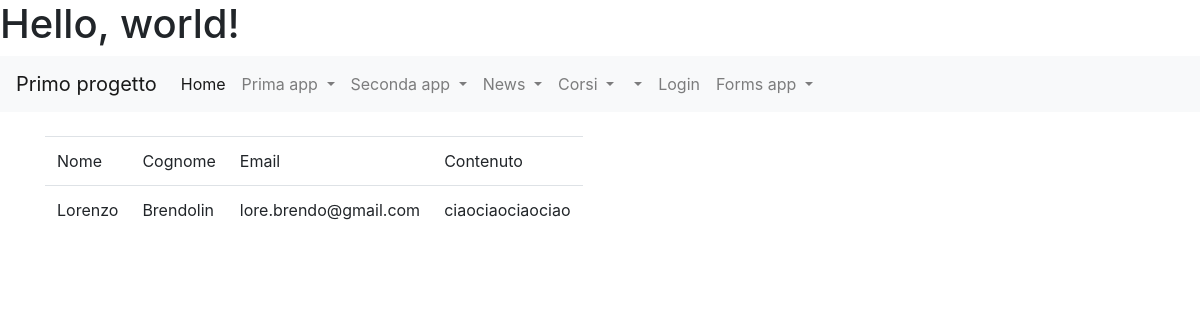
Before: /forms_app/lista with the older database file.
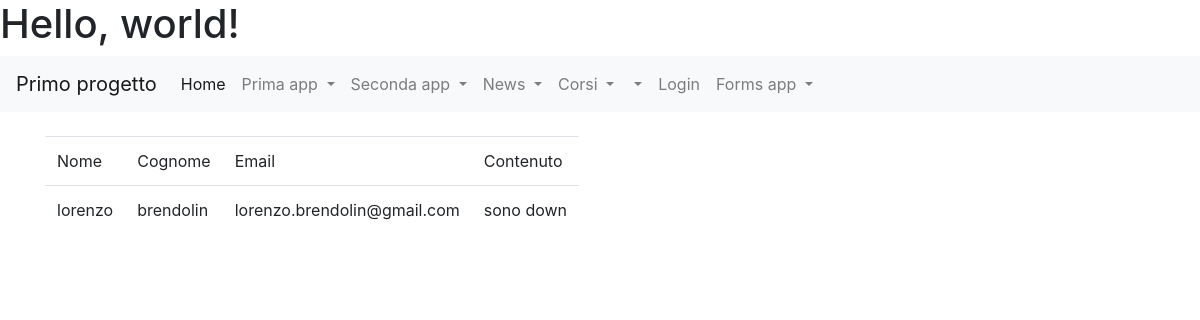
After: the same page with the newer database file.
### forms_app/models.py (models this page shows)
class Contatto(models.Model):
    nome = models.CharField(max_length=100)
    cognome = models.CharField(max_length=100)
    email = models.EmailField(max_length=200)
    contenuto = models.TextField()

### forms_app/views.py (the view)
# urls.py: path('',lista,name='lista'),
def lista(request):
    contatti = Contatto.objects.all()
    context = {
        'contatti':contatti,
    }
    return render(request,'lista_contatti.html',context)

### forms_app/templates/lista_contatti.html (shortened to what this page needs)
{% extends 'base.html' %}
{% block content %}
<table class="table table-responsive">
<tr>
    <td>Nome</td>
    <td>Cognome</td>
    <td>Email</td>
    <td>Contenuto</td>
    </tr>
{% for c in contatti %}
    <tr>
    <td>{{c.nome}}</td>
    <td>{{c.cognome}}</td>
    <td>{{c.email}}</td>
    <td>{{c.contenuto}}</td>
    </tr>
{% endfor %}
</table>
{% endblock %}

### primo_progetto/templates/base.html (shortened to what this page needs)
<!doctype html>
{% load static %}
<html lang="en">
  <head>
    <link rel="stylesheet" href="https://cdn.jsdelivr.net/npm/bootstrap@4.5.3/dist/css/bootstrap.min.css">
</head>
  <body>
    <h1>Hello, world!</h1>
    <nav class="navbar navbar-expand-lg navbar-light bg-light">
        <a class="navbar-brand" href="#">Primo progetto</a>
        <div class="collapse navbar-collapse" id="navbarNavDropdown">
          <ul class="navbar-nav">
            <li class="nav-item active">
              <a class="nav-link" href="#">Home <span class="sr-only">(current)</span></a>
            </li>
            <li class="nav-item dropdown">
                <a class="nav-link dropdown-toggle" href="#" id="navbarDropdownMenuLink" role="button" data-toggle="dropdown" aria-haspopup="true" aria-expanded="false">
                  Prima app
                </a>
            </li>
            <li class="nav-item dropdown">
                <a class="nav-link dropdown-toggle" href="#" id="navbarDropdownMenuLink" role="button" data-toggle="dropdown" aria-haspopup="true" aria-expanded="false">
                  Seconda app
                </a>
            </li>
            <li class="nav-item dropdown">
              <a class="nav-link dropdown-toggle" href="#" id="navbarDropdownMenuLink" role="button" data-toggle="dropdown" aria-haspopup="true" aria-expanded="false">
                News
              </a>
          </li>
          <li class="nav-item dropdown">
            <a class="nav-link dropdown-toggle" href="#" id="navbarDropdownMenuLink" role="button" data-toggle="dropdown" aria-haspopup="true" aria-expanded="false">
              Corsi
            </a>
        </li>
<li class="nav-item dropdown">
<a class="nav-link dropdown-toggle" href="#" id="navbarDropdown" role="button"
data-toggle="dropdown" aria-haspopup="true" aria-expanded="false">
</a>
{% if request.user.username %}
<div class="dropdown-menu" aria-labelledby="navbarDropdown">
<div class="dropdown-divider"></div>
<form id="logout-form" action="{% url 'logout' %}" method="post">
{% csrf_token %}
<button class="btn ft-power" type="submit">Logout</button>
</form>
</div>
</li>
{% else %}
<li class="nav-item">
<a class="nav-link" href="{%url 'login' %}">Login</a>
</li>
{% endif %}
<li class="nav-item dropdown">
  <a class="nav-link dropdown-toggle" href="#" id="navbarDropdownMenuLink" role="button" data-toggle="dropdown" aria-haspopup="true" aria-expanded="false">
    Forms app
  </a>
</li>
          </ul>
        </div>
      </nav>
    <div class="container my-4">
      {%block content%}
      {%endblock content%}
    </div>
    <link rel="stylesheet" href="https://cdnjs.cloudflare.com/ajax/libs/font-awesome/5.15.4/css/all.min.css">
  </body>
</html>

Changed rows visible on the page:
removed Contatto: nome "Lorenzo", cognome "Brendolin", email "lore.brendo@gmail.com", contenuto "ciaociaociaociao"
added Contatto: nome "lorenzo", cognome "brendolin", email "lorenzo.brendolin@gmail.com", contenuto "sono down"
